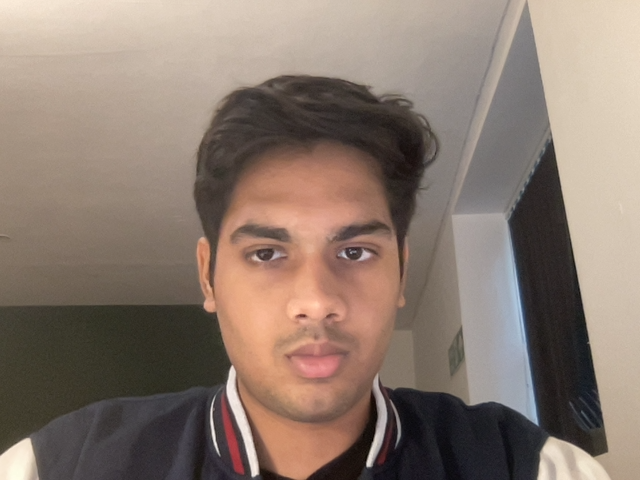
#> input picture uploads/captured_image.png, 640 x 480 px
$ python face_detection.py
#> lines starting #> are read from the running program, lines starting #| are printed output that depends on the picture
# face_detection.py
import cv2

# Load the Haar Cascade for face detection


def detect_and_save_face(image_path):
#> called with image_path = 'uploads/captured_image.png'
    face_cascade = cv2.CascadeClassifier('Website/Resources/haarcascade_frontalface_default (1).xml')
    # Load the image
    image_path = ('uploads/captured_image.png')
    img = cv2.imread(image_path)
#> img is the input picture: shape (480, 640, 3); mean B, G, R 111, 122.1, 138.8
    gray = cv2.cvtColor(img, cv2.COLOR_BGR2GRAY)
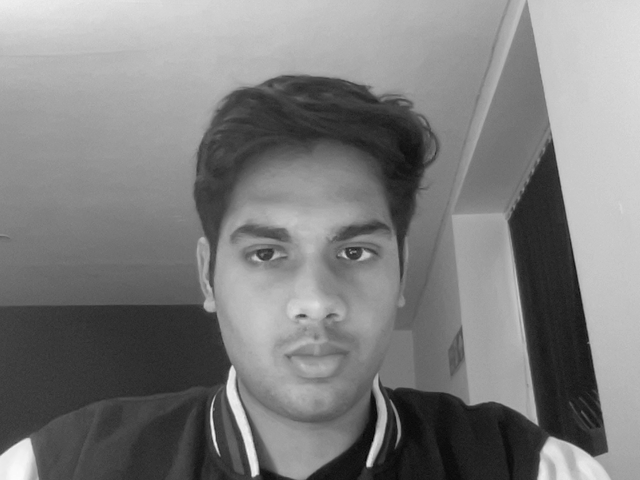
#> gray: shape (480, 640); min 2, max 252, mean 125.8

    # Detect faces in the image
    faces = face_cascade.detectMultiScale(gray, scaleFactor=1.1, minNeighbors=5, minSize=(30, 30))
#> faces = [[189, 161, 247, 247]]

    if len(faces) == 0:
        print("No face detected.")
        return False

    for (x, y, w, h) in faces:
        # Save the image with detected faces marked
        detected_faces_img = img.copy()
        cv2.rectangle(detected_faces_img, (x, y), (x+w, y+h), (255, 0, 0), 2)
        cv2.imwrite('uploads/face_detected.png', detected_faces_img)

        face_roi = img[y:y+h, x:x+w]
        cv2.imwrite('uploads/face_roi.png', face_roi)
        break  # Only interested in the first face for this scenario
#> this loop made 1 pass
#> pass 1, in detect_and_save_face, `cv2.imwrite('uploads/face_detected.png', detected_faces_img)`:
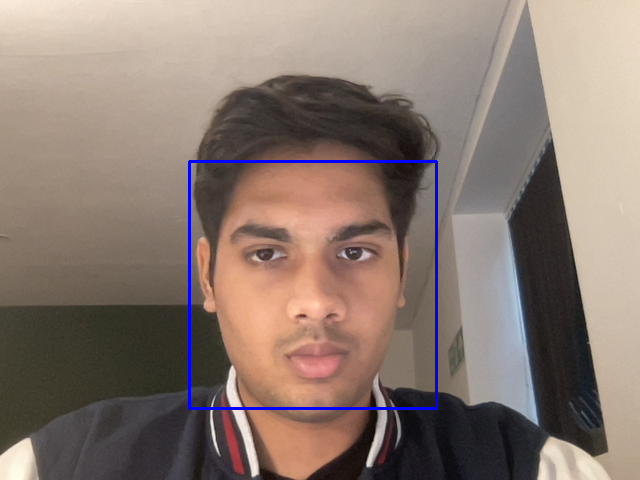
#> saved as face_detected.png: shape (480, 640, 3); mean B, G, R 112.7, 121.2, 137.7
#> pass 1, in detect_and_save_face, `face_roi = img[y:y+h, x:x+w]`:
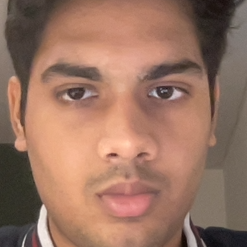
#> face_roi: shape (247, 247, 3); mean B, G, R 98.2, 115.6, 153.4

    return True

if __name__ == "__main__":
    image_path = 'uploads/captured_image.png'
    success = detect_and_save_face(image_path)

$ run again, with uploads/face_roi.jpg saved as uploads/captured_image.png
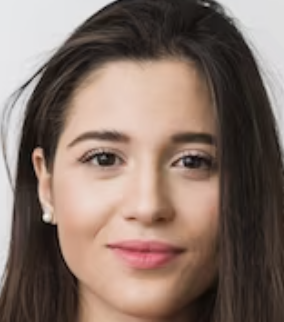
#> input picture uploads/face_roi.jpg, 284 x 322 px
#> in detect_and_save_face, img is the input picture: shape (322, 284, 3); mean B, G, R 103.2, 112.8, 132.4
#> in detect_and_save_face, `gray = cv2.cvtColor(img, cv2.COLOR_BGR2GRAY)`:
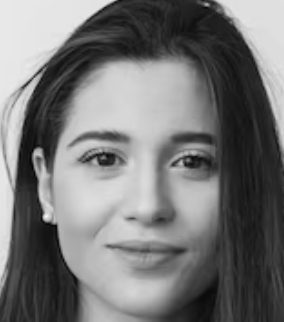
#> gray: shape (322, 284); min 3, max 244, mean 117.6
#> faces = [[36, 77, 217, 217]]
#> the loop in detect_and_save_face, `for (x, y, w, h) in faces:` made 1 pass
#> pass 1, in detect_and_save_face, `face_roi = img[y:y+h, x:x+w]`:
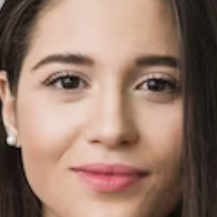
#> face_roi: shape (217, 217, 3); mean B, G, R 107.2, 121.3, 150.4

$ run again, with uploads/photo1.jpg saved as uploads/captured_image.png
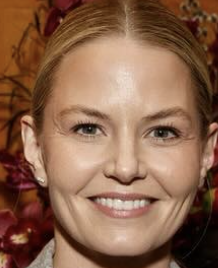
#> input picture uploads/photo1.jpg, 218 x 268 px
#> in detect_and_save_face, img is the input picture: shape (268, 218, 3); mean B, G, R 74.8, 98.3, 136.8
#> in detect_and_save_face, `gray = cv2.cvtColor(img, cv2.COLOR_BGR2GRAY)`:
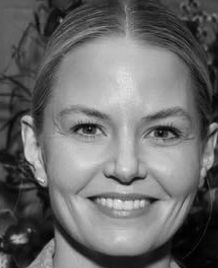
#> gray: shape (268, 218); min 0, max 237, mean 107.1
#> faces = [[34, 65, 170, 170]]
#> the loop in detect_and_save_face, `for (x, y, w, h) in faces:` made 1 pass
#> pass 1, in detect_and_save_face, `face_roi = img[y:y+h, x:x+w]`:
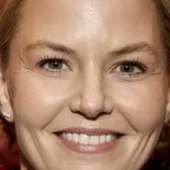
#> face_roi: shape (170, 170, 3); mean B, G, R 106, 129.9, 166.9

$ run again, with uploads/photo3.jpg saved as uploads/captured_image.png
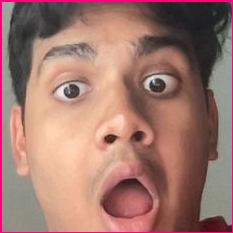
#> input picture uploads/photo3.jpg, 233 x 233 px
#> in detect_and_save_face, img is the input picture: shape (233, 233, 3); mean B, G, R 109.9, 119.9, 159.7
#> in detect_and_save_face, `gray = cv2.cvtColor(img, cv2.COLOR_BGR2GRAY)`:
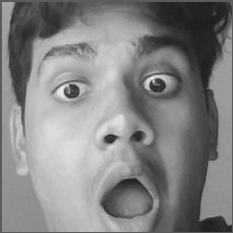
#> gray: shape (233, 233); min 27, max 246, mean 130.7
#> faces = [[15, 12, 199, 199]]
#> the loop in detect_and_save_face, `for (x, y, w, h) in faces:` made 1 pass
#> pass 1, in detect_and_save_face, `face_roi = img[y:y+h, x:x+w]`:
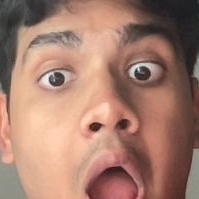
#> face_roi: shape (199, 199, 3); mean B, G, R 109.7, 125.1, 164.5
